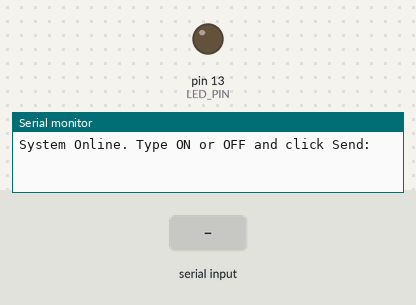
Simulated run of this sketch. Board: Arduino Uno, built with avr-gcc and run on an emulated ATmega328P. Parts: output pins drawn as LEDs (lit = HIGH), the last lines printed to the serial monitor. The test bench sets the inputs (shaded band).

Above: at 1.2 s.
1.3 s: "ON" received over Serial
At 3.3 s:
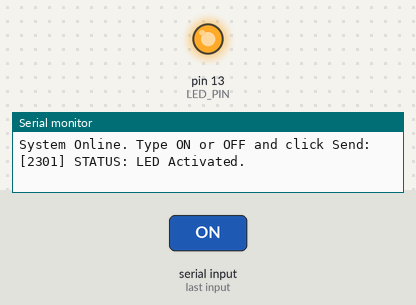
3.8 s: "OFF" received over Serial
At 5.2 s:
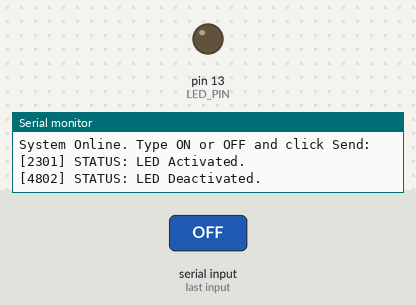
Timing chart, 0 to 6.8 s (numbered marks = the images above; inputs shaded):
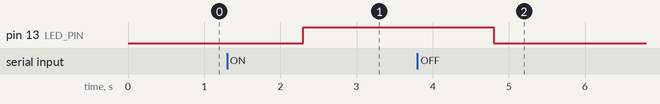

The sketch:

serial_interface.ino
```cpp
const int LED_PIN = 13;

void setup() {
  pinMode(LED_PIN, OUTPUT);
  digitalWrite(LED_PIN, LOW); // Start with LED off

  Serial.begin(9600);
  Serial.println("System Online. Type ON or OFF and click Send:");
}

void loop() {
  // Check if any text has been sent to the serial port
  if (Serial.available() > 0) {
    // Read the entire incoming text as a string
    String command = Serial.readString();

    // Remove any accidental spaces or hidden characters
    command.trim();

    // Check the command (ignores upper/lower case styling)
    if (command.equalsIgnoreCase("ON")) {
      digitalWrite(LED_PIN, HIGH);
      Serial.print("["); Serial.print(millis()); Serial.println("] STATUS: LED Activated.");
    }
    else if (command.equalsIgnoreCase("OFF")) {
      digitalWrite(LED_PIN, LOW);
      Serial.print("["); Serial.print(millis()); Serial.println("] STATUS: LED Deactivated.");
    }
    else {
      Serial.print("["); Serial.print(millis()); Serial.println("] ERROR: Invalid Command received: ");
      Serial.println(command);
    }
  }
}
```

Measured:
- after the input at 1.3 s, pin 13 (LED_PIN): LOW → HIGH after 1.0 s
- after the input at 3.8 s, pin 13 (LED_PIN): HIGH → LOW after 1.0 s
